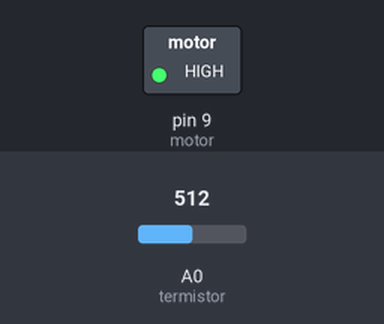
Bench run of a sketch on a simulated Arduino Uno, built with avr-gcc and run on an emulated ATmega328P. On the bench: switched loads named in the sketch (green lamp = pin HIGH). Inputs (shaded band) come from the test bench; at power-on: A0 (termistor) = 512.

Above: at 1.2 s.
1.3 s: A0 (termistor) set to 0
At 1.6 s:
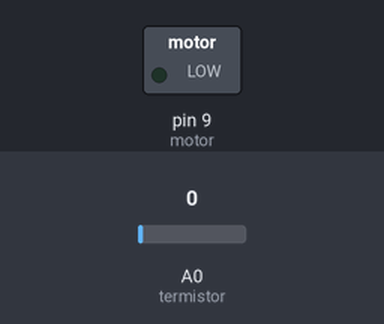
2.8 s: A0 (termistor) set to 122
At 4.0 s:
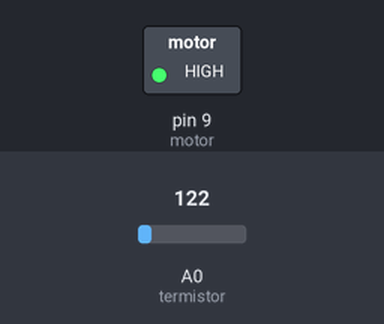
4.3 s: A0 (termistor) set to 1009
5.8 s: A0 (termistor) set to 1018
At 6.2 s:
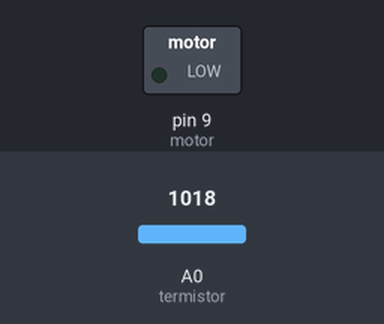
Timing chart, 0 to 8.3 s (numbered marks = the images above; inputs shaded):
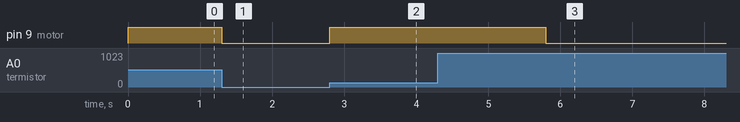

The sketch:

ventilador.ino
```cpp
#include <math.h>

const int termistor = A0, motor = 9;;
int sensorValue = 0, i, value_max, valorSensibilidadInt, valorMaxInt;
char input_server[6], valorMaxChar, valorSensibilidadChar[5];
String x, lecturaSerial;
double temperaturaC;

//se inicializan los pines y el serial
void setup(){
      Serial.begin(9600);
      pinMode(termistor, INPUT);
      pinMode(motor, OUTPUT);
}

//retorna lo que lee el fotoresistor en grados centigrados
double temperaturaCentigrados(){
		int lecturaTermistor = analogRead(termistor);
		double voltage = (lecturaTermistor * 5.0) / (1023);
		double resistencia = (voltage) / (5 - voltage);
		double temperaturaC = pow(0.003356 + log(resistencia/50)*0.0002379, -1) -273;
		return temperaturaC;
}

//enciende el motor
void encenderMotor(){
		digitalWrite(motor, HIGH);
}

//apaga el motor
void apagarMotor(){
		digitalWrite(motor, LOW);
}

//compara lo que lee el termistor con el valor establecido por el usuario para encender o apagar el motor
void controlAutomatico(){
		while(Serial.available()==false){
				if(temperaturaCentigrados() > valorSensibilidadInt ){
						encenderMotor();
				}
				else{
						apagarMotor();
				}
    }
}

//lee los datos recibidos por serial, los convierte a un string para ser analizados
void recibirDatos(){
	while(Serial.available()){
		lecturaSerial=Serial.readString();
		lecturaSerial.toCharArray(input_server,7);
		valorSensibilidadChar[0] = input_server[2];
		valorSensibilidadChar[1] = input_server[3];
		valorSensibilidadChar[2] = input_server[4];
		valorSensibilidadInt = atoi(valorSensibilidadChar);
	}
}

//retorna verdadero si el usuario activo el control manual, sino retorna falso
boolean controlManualActivado(char inputUsuario){
		if(inputUsuario == '1'){return true;}
		else if(inputUsuario == '0'){return false;}
}

//si el control manual fue activado se revisa el estado que pide el usuario para el led
void controlManual(){
		if(controlManualActivado(input_server[0])==true){
				if(input_server[1]=='0'){
						apagarMotor();
				}
				else if(input_server[1] == '1'){
						encenderMotor();
				}
		}
		else if(controlManualActivado(input_server[0])==false){controlAutomatico();}
}

//funcion principal que corre el ciclo infinito
void loop(){
		recibirDatos();
		controlManual();
}
```

Measured:
- the behaviour switches between 1017 and 1018 on A0 (termistor) (found by bisection; images 2 and 3)
- after the input at 1.3 s, pin 9 (motor): HIGH → LOW at once
- after the input at 2.8 s, pin 9 (motor): LOW → HIGH at once
- after the input at 4.3 s, every drawn part: stays the same
- after the input at 5.8 s, pin 9 (motor): HIGH → LOW at once
